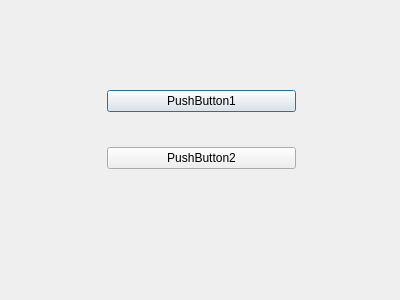
<?xml version="1.0" encoding="UTF-8"?>
<ui version="4.0">
 <class>Dialog</class>
 <widget class="QDialog" name="Dialog">
  <property name="geometry">
   <rect>
    <x>0</x>
    <y>0</y>
    <width>400</width>
    <height>300</height>
   </rect>
  </property>
  <property name="windowTitle">
   <string>Dialog</string>
  </property>
  <widget class="QWidget" name="">
   <property name="geometry">
    <rect>
     <x>96</x>
     <y>50</y>
     <width>211</width>
     <height>161</height>
    </rect>
   </property>
   <layout class="QVBoxLayout" name="verticalLayout">
    <item>
     <widget class="QPushButton" name="pushButton">
      <property name="text">
       <string>PushButton1</string>
      </property>
     </widget>
    </item>
    <item>
     <widget class="QPushButton" name="pushButton_2">
      <property name="text">
       <string>PushButton2</string>
      </property>
     </widget>
    </item>
   </layout>
  </widget>
 </widget>
 <layoutdefault spacing="6" margin="11"/>
 <resources/>
 <connections/>
</ui>
